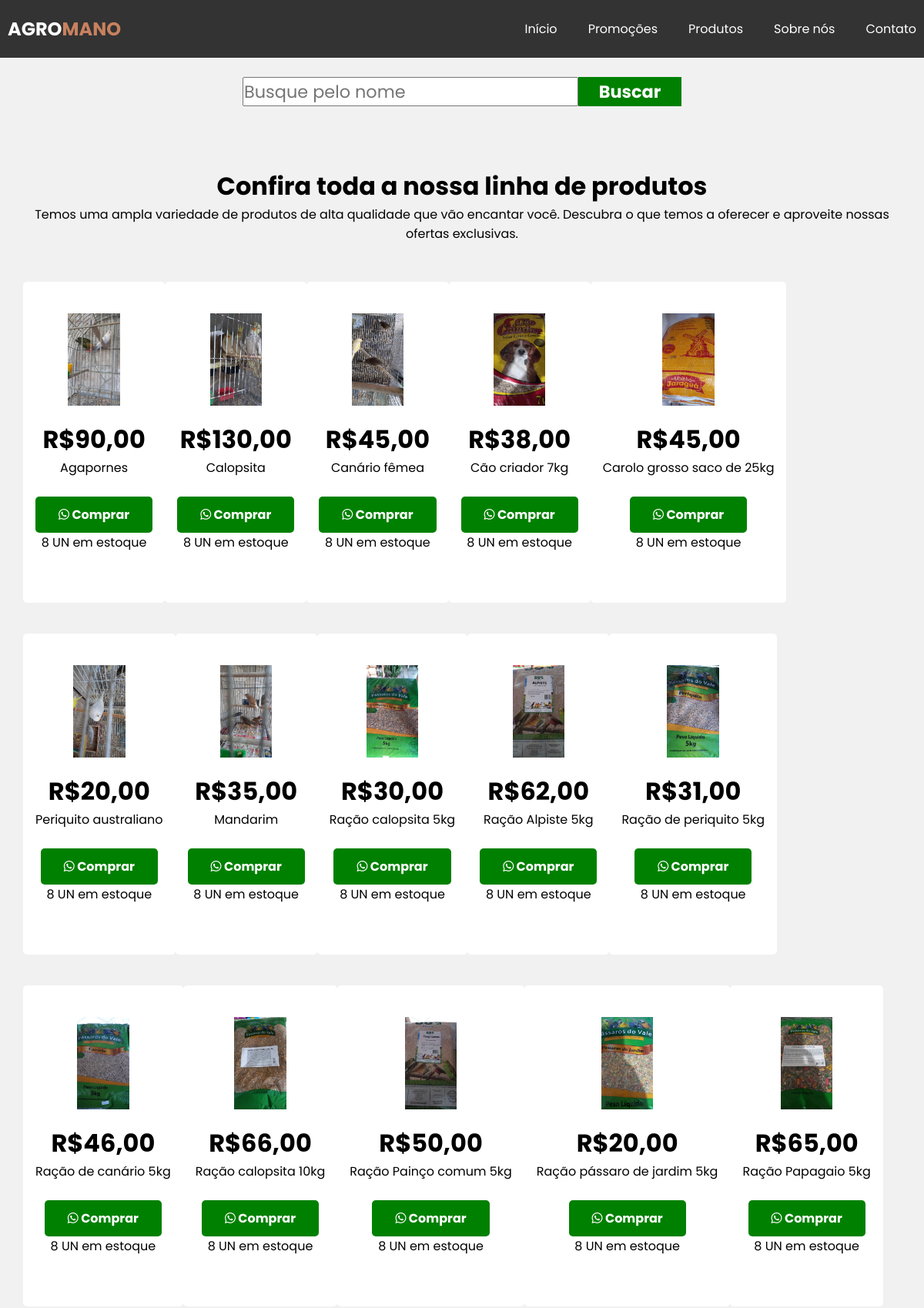
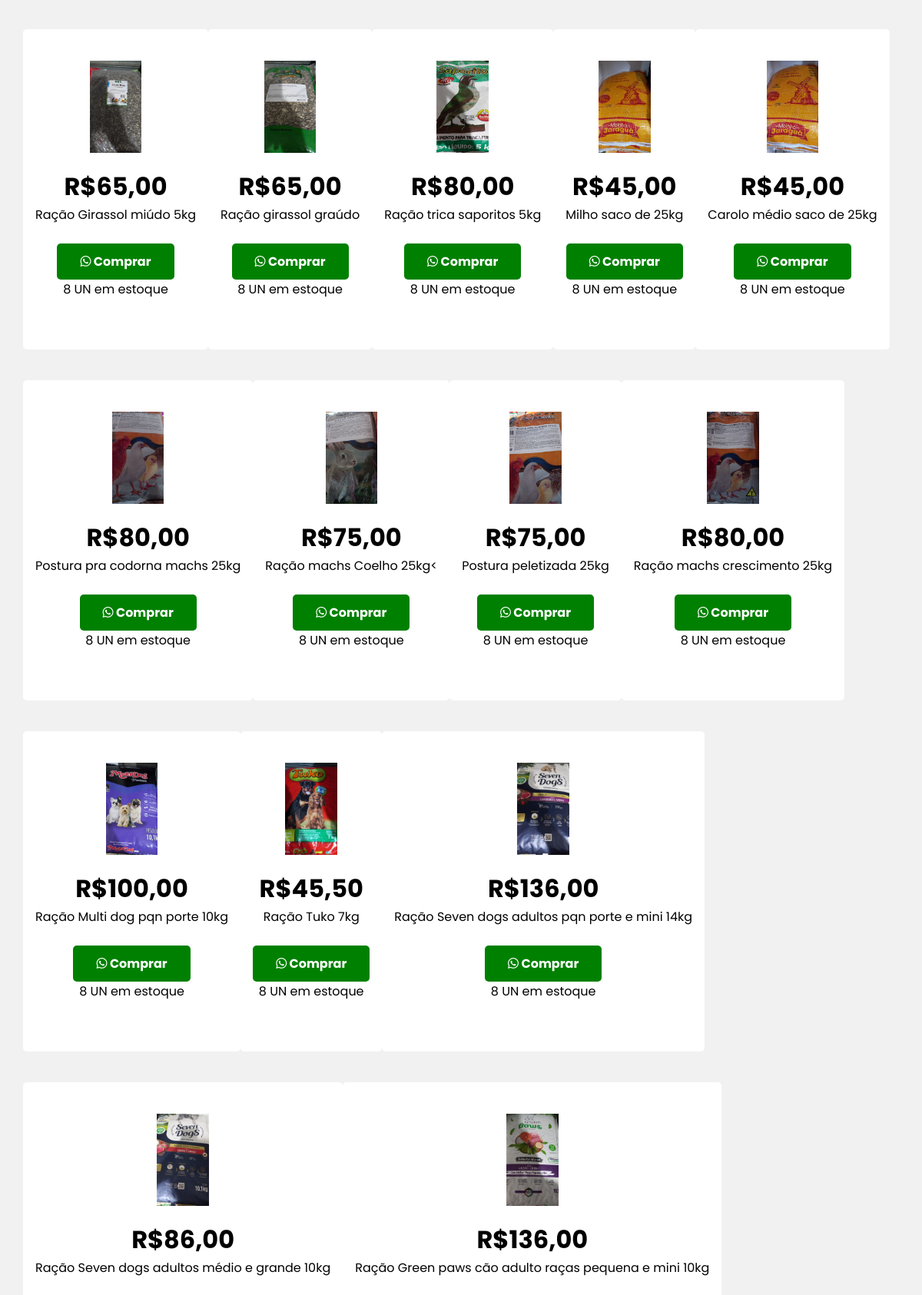
/produtos/ (upper part), run on the app's committed database (2 pictures, top to bottom).
### agro_site/models.py (models this page shows, shortened)
class ProdutoAll(models.Model):
    nome = models.CharField(max_length=200)
    descricao = models.TextField()
    preco = models.DecimalField(max_digits=10, decimal_places=2)
    estoque = models.IntegerField()
    disponivel = models.BooleanField(default=True)
    imagem = models.ImageField(upload_to='agro_site/static/agro_site/images/', blank=True, null=True)  # Campo para imagem do produto, opcional
    id = models.AutoField(primary_key=True)

### agro_site/views.py (the view)
# urls.py: path('produtos/', views.products, name='products'),
def products(request):
    current_year = currentYear()
    produtos_all = ProdutoAll.objects.filter(disponivel=True)
    search = request.GET.get('search', None)
    if search:
        produtos_all = produtos_all.filter(nome__icontains=search)
    return render(request, 'agro_site/produtos.html', {'produtos_all': produtos_all,'current_year': current_year},)

### agro_site/views.py (called while the page is built)
def currentYear():
    current_year = datetime.now().year
    return current_year

### agro_site/templates/agro_site/produtos.html
{% extends "agro_site/base.html" %}
{% load static %}
{% block 'maincontent' %}
    <section class="col-sm-6">
        <form action="." method="GET" class="form-inline" id="searchForm">
            <input type="text" id="search" name="search" required="True" class="form-control" placeholder="Busque pelo nome">
            <input type="submit" class="whatsapp-button" value="Buscar">
        </form>
    </section>
    <section class="products" id="products">
        <h2>Confira toda a nossa linha de produtos</h2>
        <p>Temos uma ampla variedade de produtos de alta qualidade que vão encantar você. Descubra o que temos a oferecer e aproveite nossas ofertas exclusivas.</p>
        <ul class="cards">
            {% for produto_all in produtos_all %}
            <li class="card">
                <img class="zoom-img" id="{{ produto_all.id }}" src="{{ produto_all.imagem.url }}" alt="{{ produto_all.nome }}">
                <h2 id="{{ produto_all.id }}">R${{ produto_all.preco|floatformat:2 }}</h2>
                <span class="span-text" id="item16">{{ produto_all.nome }}</span>
                <a href="{% url 'send_whatsapp' produto_all.id %}" id="whatsapp-link" class="whatsapp-button" target="_blank">
                    <i class="fab fa-whatsapp"></i> Comprar
                </a>
                <span class="span-text" id="item16">{{ produto_all.estoque }} UN em estoque</span>
            </li>
            {% endfor %}
        </ul>
    </section>
{% endblock %}

### agro_site/templates/agro_site/base.html (shortened to what this page needs)
<!DOCTYPE html>
<html lang="pt-br">
    <head>
        {% load static %}
        <link rel="stylesheet" href="{% static 'agro_site/css/style.css' %}">
        <link rel="stylesheet" href="https://cdnjs.cloudflare.com/ajax/libs/font-awesome/6.4.0/css/all.min.css">
    </head>
    <body>
        <header>
            <nav class="navbar">
                <h2 class="logo"><a href="/">AGRO<span style="color: #c8815f;">MANO</span></a></h2>
                <ul class="all-links">
                    <li class="links-primary"><a href="/">Início</a></li>
                    <li class="links-primary"><a href="/#releases">Promoções</a></li>
                    <li class="links-primary"><a href="{% url 'products' %}">Produtos</a></li>
                    <li class="links-primary"><a href="{% url 'about' %}">Sobre nós</a></li>
                    <li class="links-primary"><a href="{% url 'contact' %}">Contato</a></li>
                </ul>
            </nav>
        </header>
        <main>
            {% block 'maincontent' %}
            {% endblock %}
        </main>
    </body>
</html>

### agro_site/static/agro_site/css/style.css (style rules this page uses)
* { margin: 0; padding: 0; box-sizing: border-box; font-family: "Poppins", sans-serif; }
html { scroll-behavior: smooth; }
body { background: #fff; }
header { position: fixed; top: 0; left: 0; z-index: 5; width: 100%; display: flex; justify-content: center; background: #333; }
.navbar { display: flex; padding: 0 10px; max-width: 1200px; width: 100%; align-items: center; justify-content: space-between; }
.navbar .all-links { display: flex; align-items: center; }
.navbar .all-links li { position: relative; list-style: none; transition: 0.5s; }
.navbar .logo a { display: flex; align-items: center; margin-left: 0; }
header a, footer a { margin-left: 40px; text-decoration: none; color: #fff; height: 100%; display: inline-block; }
header .navbar .logo a { padding: 20px 0; }
.navbar .all-links .links-primary a { padding-top: 20px; padding-bottom: 20px; }
.span-text { height: 50px; text-align: center; overflow: auto; width: 100%; }
section { display: flex; align-items: center; flex-direction: column; padding: 80px 0 0; }
section h2 { font-size: 2rem; text-align: center; }
section > p { text-align: center; }
section .cards { display: flex; flex-wrap: wrap; max-width: 1200px; margin-top: 50px; padding: 0 10px; }
section .cards .card { background: #fff; padding: 40px 15px; list-style: none; border-radius: 5px; margin-bottom: 40px; text-align: center; border: 1px solid transparent; display: flex; flex-direction: column; align-items: center; justify-content: center; }
.whatsapp-button { border: 1px solid transparent; padding: 10px 29px; background-color: green; color: white; text-decoration: none; border-radius: 5px; font-weight: bold; cursor: pointer; transition: .5s; }
.products .card img { max-width: 100%; height: 120px; margin-bottom: 20px; object-fit: cover; }
.zoom-img { cursor: pointer; }
main { display: flex; flex-direction: column; min-height: 100vh; padding: 20px; background-color: #f1f1f1; }
form.form-inline { display: flex; position: relative; background: var(--color-brand); border-radius: var(--rad); }
.form-inline input { height: var(--height); font-family: var(--font-fam); font-size: 1.4rem; }
.form-inline input[type="submit"] { width: 100%; padding: 0 1.6rem; border-radius: var(--rad); appearance: none; transition: all var(--dur) var(--bez); transition-property: width, border-radius; z-index: 1; position: relative; }

### data on the page
ProdutoAll: imagem (picture), preco "90,00", nome "Agapornes", estoque "8"
ProdutoAll: imagem (picture), preco "130,00", nome "Calopsita", estoque "8"
ProdutoAll: imagem (picture), preco "45,00", nome "Canário fêmea", estoque "8"
ProdutoAll: imagem (picture), preco "38,00", nome "Cão criador 7kg", estoque "8"
ProdutoAll: imagem (picture), preco "45,00", nome "Carolo grosso saco de 25kg", estoque "8"
ProdutoAll: imagem (picture), preco "20,00", nome "Periquito australiano", estoque "8"
ProdutoAll: imagem (picture), preco "35,00", nome "Mandarim", estoque "8"
ProdutoAll: imagem (picture), preco "30,00", nome "Ração calopsita 5kg", estoque "8"
ProdutoAll: imagem (picture), preco "62,00", nome "Ração Alpiste 5kg", estoque "8"
ProdutoAll: imagem (picture), preco "31,00", nome "Ração de periquito 5kg", estoque "8"
ProdutoAll: imagem (picture), preco "46,00", nome "Ração de canário 5kg", estoque "8"
ProdutoAll: imagem (picture), preco "66,00", nome "Ração calopsita 10kg", estoque "8"
ProdutoAll: imagem (picture), preco "50,00", nome "Ração Painço comum 5kg", estoque "8"
ProdutoAll: imagem (picture), preco "20,00", nome "Ração pássaro de jardim 5kg", estoque "8"
ProdutoAll: imagem (picture), preco "65,00", nome "Ração Papagaio 5kg", estoque "8"
ProdutoAll: imagem (picture), preco "65,00", nome "Ração Girassol miúdo 5kg", estoque "8"
ProdutoAll: imagem (picture), preco "65,00", nome "Ração girassol graúdo", estoque "8"
ProdutoAll: imagem (picture), preco "80,00", nome "Ração trica saporitos 5kg", estoque "8"
ProdutoAll: imagem (picture), preco "45,00", nome "Milho saco de 25kg", estoque "8"
ProdutoAll: imagem (picture), preco "45,00", nome "Carolo médio saco de 25kg", estoque "8"
ProdutoAll: imagem (picture), preco "80,00", nome "Postura pra codorna machs 25kg", estoque "8"
ProdutoAll: imagem (picture), preco "75,00", nome "Ração machs Coelho 25kg<", estoque "8"
ProdutoAll: imagem (picture), preco "75,00", nome "Postura peletizada 25kg", estoque "8"
ProdutoAll: imagem (picture), preco "80,00", nome "Ração machs crescimento 25kg", estoque "8"
ProdutoAll: imagem (picture), preco "100,00", nome "Ração Multi dog pqn porte 10kg", estoque "8"
ProdutoAll: imagem (picture), preco "45,50", nome "Ração Tuko 7kg", estoque "8"
ProdutoAll: imagem (picture), preco "136,00", nome "Ração Seven dogs adultos pqn porte e mini 14kg", estoque "8"
ProdutoAll: imagem (picture), preco "86,00", nome "Ração Seven dogs adultos médio e grande 10kg"
ProdutoAll: imagem (picture), preco "136,00", nome "Ração Green paws cão adulto raças pequena e mini 10kg"
